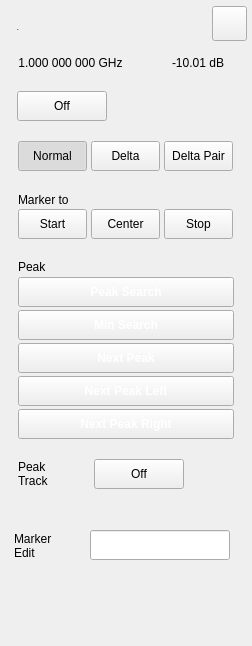
 <widget class="QWidget" name="SA_Dialog_MarkerSingle">
  <property name="geometry">
   <rect>
    <x>0</x>
    <y>0</y>
    <width>252</width>
    <height>646</height>
   </rect>
  </property>
  <property name="windowTitle">
   <string>Form</string>
  </property>
  <property name="statusTip">
   <string/>
  </property>
  <property name="styleSheet">
   <string notr="true">/*******************common**********************/
#widget
{
	background-color:rgba(211,211,211,0.9);
}
#line
{
	background-color:rgba(46,46,46,1);
}
#line_2
{
	background-color:rgb(119,119,119);
}
QPushButton
{
	color:rgb(123, 123, 123);
	border-style:flat;
	font: 75 13px &quot;Arial&quot;;
	font-weight:bold;
}
QPushButton
{
	color:rgb(87, 87, 87);
}
#widget&gt;QLabel
{
	font: 75 13px &quot;Arial&quot;;
	color:rgba(46,46,46,1);
}
#widget&gt;#lblTitle
{	
	font: 75 20px &quot;Arial&quot;;
	color:rgba(46,46,46,1);
	line-height:23px;
	font-weight:bold;
}

#widget&gt;#lblAmpt,
#widget&gt;#lblFreq
{	
	/*font: 75 13px &quot;Arial&quot;;*/
	font: 75 13px &quot;Arial&quot;;
	color:rgba(46,46,46,1);
	font-weight:bold;
}



#widget&gt;#pb_Start:pressed,
#widget&gt;#pb_Normal:checked
{
	color:rgba(87, 87, 87, 1);
	background-image: url(:/sa/image/fre_checked_left.png);
	background-color:transparent;
}
#widget&gt;#pb_Start,
#widget&gt;#pb_Normal
{
	color:rgba(123, 123, 123, 1);
	background-color:transparent;
	background-image: url(:/sa/image/fre_checked_right.png);
}
#widget&gt;#pb_Stop:pressed,
#widget&gt;#pb_Delta_Pair:checked
{
	background-color:transparent;
	background-image: url(:/sa/image/fre_checked_right.png);
	background-position:right;
	color:rgba(87, 87, 87, 1);
}

#widget&gt;#pb_Stop,
#widget&gt;#pb_Delta_Pair
{
	color:rgba(123, 123, 123, 1);
	background-color:transparent;
	background-image: url(:/sa/image/fre_checked_left.png);
	background-position:right;
}

#widget&gt;#pb_Mkr_On,
#widget&gt;#pb_PeakTrack
{
	font: 75 13px &quot;Arial&quot;;
	font-weight:bold;
	background-color:transparent;
	padding:7px 44px 6px 25px;
	color:rgba(87, 87, 87, 1);
	border-image: url(:/sa/image/toggle_on.png);
}

#widget&gt;#pb_Mkr_On:!checked,
#widget&gt;#pb_PeakTrack:!checked
{
	background-color:transparent;
	padding:7px 17px 6px 36px;
	color:rgba(123, 123, 123, 1);
	border-image: url(:/sa/image/toggle_off.png);
}

#widget&gt;#pb_PeakSearch,
#widget&gt;#pb_MinSearch,
#widget&gt;#pb_NextPeak,
#widget&gt;#pb_PeakLeft,
#widget&gt;#pb_PeakRight
{
	font: 75 13px &quot;Arial&quot;;
	color:rgba(255, 255, 255, 1);
	background-image: url(:/sa/image/btn_w216_nor.png);
	text-align:center;
}

#widget&gt;#pb_PeakSearch:pressed,
#widget&gt;#pb_MinSearch:pressed,
#widget&gt;#pb_NextPeak:pressed,
#widget&gt;#pb_PeakLeft:pressed,
#widget&gt;#pb_PeakRight:pressed
{
	
	background-image: url(:/sa/image/btn_w216_click.png);
}


/*******************indoor**********************/
#SA_Dialog_MarkerSingle[status  =  &quot;indoor&quot;] #widget
{
	background-color:rgba(211,211,211,0.9);
}
#SA_Dialog_MarkerSingle[status  =  &quot;indoor&quot;] #line
{
	background-color:rgba(46,46,46,1);
}
#SA_Dialog_MarkerSingle[status  =  &quot;indoor&quot;] #line_2
{
	background-color:rgb(119,119,119);
}
#SA_Dialog_MarkerSingle[status  =  &quot;indoor&quot;] QPushButton
{
	color:rgb(87, 87, 87);;
}

#SA_Dialog_MarkerSingle[status  =  &quot;indoor&quot;] #widget&gt;QLabel
{
	color:rgba(46,46,46,1);
}
#SA_Dialog_MarkerSingle[status  =  &quot;indoor&quot;] #widget&gt;#lblTitle
{	
	color:rgba(46,46,46,1);
}

#SA_Dialog_MarkerSingle[status  =  &quot;indoor&quot;] #widget&gt;#lblAmpt,
#SA_Dialog_MarkerSingle[status  =  &quot;indoor&quot;] #widget&gt;#lblFreq
{	
	color:rgba(46,46,46,1);
}

#SA_Dialog_MarkerSingle[status  =  &quot;indoor&quot;] #pb_close
{
	background-color:rgba(0,0,0,0);
	border-image: url(:/sa/image/btn_close_normal.png);
}
#SA_Dialog_MarkerSingle[status  =  &quot;indoor&quot;] #pb_close:pressed
{
border-image: url(:/sa/image/btn_close_click.png);
}

#SA_Dialog_MarkerSingle[status  =  &quot;indoor&quot;] #widget&gt;#pb_Start:pressed,
#SA_Dialog_MarkerSingle[status  =  &quot;indoor&quot;] #widget&gt;#pb_Normal:checked
{
	color:rgba(87, 87, 87, 1);
	background-image: url(:/sa/image/fre_checked_left.png);
	background-color:transparent;
}
#SA_Dialog_MarkerSingle[status  =  &quot;indoor&quot;] #widget&gt;#pb_Start,
#SA_Dialog_MarkerSingle[status  =  &quot;indoor&quot;] #widget&gt;#pb_Normal
{
	color:rgba(123, 123, 123, 1);
	background-color:transparent;
	background-image: url(:/sa/image/fre_checked_right.png);
}
#SA_Dialog_MarkerSingle[status  =  &quot;indoor&quot;] #widget&gt;#pb_Stop:pressed,
#SA_Dialog_MarkerSingle[status  =  &quot;indoor&quot;] #widget&gt;#pb_Delta_Pair:checked
{
	background-color:transparent;
	background-image: url(:/sa/image/fre_checked_right.png);
	color:rgba(87, 87, 87, 1);
}

#SA_Dialog_MarkerSingle[status  =  &quot;indoor&quot;] #widget&gt;#pb_Stop,
#SA_Dialog_MarkerSingle[status  =  &quot;indoor&quot;] #widget&gt;#pb_Delta_Pair
{
	color:rgba(123, 123, 123, 1);
	background-color:transparent;
	background-image: url(:/sa/image/fre_checked_left.png);
}

#SA_Dialog_MarkerSingle[status  =  &quot;indoor&quot;] #widget&gt;#pb_Mkr_On,
#SA_Dialog_MarkerSingle[status  =  &quot;indoor&quot;] #widget&gt;#pb_PeakTrack
{
	background-color:transparent;
	color:rgba(87, 87, 87, 1);
	border-image: url(:/sa/image/toggle_on.png);
}

#SA_Dialog_MarkerSingle[status  =  &quot;indoor&quot;] #widget&gt;#pb_Mkr_On:!checked,
#SA_Dialog_MarkerSingle[status  =  &quot;indoor&quot;] #widget&gt;#pb_PeakTrack:!checked
{
	background-color:transparent;
	color:rgba(123, 123, 123, 1);
	border-image: url(:/sa/image/toggle_off.png);
}

#SA_Dialog_MarkerSingle[status  =  &quot;indoor&quot;] #widget&gt;#pb_PeakSearch,
#SA_Dialog_MarkerSingle[status  =  &quot;indoor&quot;] #widget&gt;#pb_MinSearch,
#SA_Dialog_MarkerSingle[status  =  &quot;indoor&quot;] #widget&gt;#pb_NextPeak,
#SA_Dialog_MarkerSingle[status  =  &quot;indoor&quot;] #widget&gt;#pb_PeakLeft,
#SA_Dialog_MarkerSingle[status  =  &quot;indoor&quot;] #widget&gt;#pb_PeakRight
{
	color:rgba(255, 255, 255, 1);
	background-image: url(:/sa/image/btn_w216_nor.png);
}


#SA_Dialog_MarkerSingle[status  =  &quot;indoor&quot;] #widget&gt;#pb_PeakSearch:pressed,
#SA_Dialog_MarkerSingle[status  =  &quot;indoor&quot;] #widget&gt;#pb_MinSearch:pressed,
#SA_Dialog_MarkerSingle[status  =  &quot;indoor&quot;] #widget&gt;#pb_NextPeak:pressed,
#SA_Dialog_MarkerSingle[status  =  &quot;indoor&quot;] #widget&gt;#pb_PeakLeft:pressed,
#SA_Dialog_MarkerSingle[status  =  &quot;indoor&quot;] #widget&gt;#pb_PeakRight:pressed
{
	background-image: url(:/sa/image/btn_w216_click.png);
}
#SA_Dialog_MarkerSingle[status  =  &quot;indoor&quot;] #widget&gt;#pb_Delta,
#SA_Dialog_MarkerSingle[status  =  &quot;indoor&quot;] #widget&gt;#pb_Center
{
	font: 75 13px &quot;Arial&quot;;
	font-weight:bold;
	color:rgba(123, 123, 123, 1);
	background-image: url(:/sa/image/btn_peak_nor.png);
}
#SA_Dialog_MarkerSingle[status  =  &quot;indoor&quot;] #widget&gt;#pb_Center:pressed,
#SA_Dialog_MarkerSingle[status  =  &quot;indoor&quot;] #widget&gt;#pb_Delta:checked
{
	color:rgba(87, 87, 87, 1);
	background-image: url(:/sa/image/btn_peak_click.png);
} 


/*******************outdoor**********************/
#SA_Dialog_MarkerSingle[status  =  &quot;outdoor&quot;] #widget
{
		background-color:rgba(211,211,211,0.9);
}
#SA_Dialog_MarkerSingle[status  =  &quot;outdoor&quot;] #line
{
	background-color:rgba(46,46,46,1);
}
#SA_Dialog_MarkerSingle[status  =  &quot;outdoor&quot;] #line_2
{
	background-color:rgb(119,119,119);
}
#SA_Dialog_MarkerSingle[status  =  &quot;outdoor&quot;] QPushButton
{
	color:rgb(87, 87, 87);;
}

#SA_Dialog_MarkerSingle[status  =  &quot;outdoor&quot;] #widget&gt;QLabel
{
	color:rgba(46,46,46,1);
}
#SA_Dialog_MarkerSingle[status  =  &quot;outdoor&quot;] #widget&gt;#lblTitle
{	
	color:rgba(46,46,46,1);
}

#SA_Dialog_MarkerSingle[status  =  &quot;outdoor&quot;] #widget&gt;#lblAmpt,
#SA_Dialog_MarkerSingle[status  =  &quot;outdoor&quot;] #widget&gt;#lblFreq
{	
	color:rgba(46,46,46,1);
}

#SA_Dialog_MarkerSingle[status  =  &quot;outdoor&quot;] #pb_close
{
	background-color:rgba(0,0,0,0);
	border-image: url(:/sa/image/btn_close_normal.png);
}
#SA_Dialog_MarkerSingle[status  =  &quot;outdoor&quot;] #pb_close:pressed
{
border-image: url(:/sa/image/btn_close_click.png);
}

#SA_Dialog_MarkerSingle[status  =  &quot;outdoor&quot;] #widget&gt;#pb_Start:pressed,
#SA_Dialog_MarkerSingle[status  =  &quot;outdoor&quot;] #widget&gt;#pb_Normal:checked
{
	color:rgba(87, 87, 87, 1);
	background-image: url(:/sa/image/fre_checked_left.png);
	background-color:transparent;
}
#SA_Dialog_MarkerSingle[status  =  &quot;outdoor&quot;] #widget&gt;#pb_Start,
#SA_Dialog_MarkerSingle[status  =  &quot;outdoor&quot;] #widget&gt;#pb_Normal
{
	color:rgba(123, 123, 123, 1);
	background-color:transparent;
	background-image: url(:/sa/image/fre_checked_right.png);
}
#SA_Dialog_MarkerSingle[status  =  &quot;outdoor&quot;] #widget&gt;#pb_Stop:pressed,
#SA_Dialog_MarkerSingle[status  =  &quot;outdoor&quot;] #widget&gt;#pb_Delta_Pair:checked
{
	background-color:transparent;
	background-image: url(:/sa/image/fre_checked_right.png);
	color:rgba(87, 87, 87, 1);
}

#SA_Dialog_MarkerSingle[status  =  &quot;outdoor&quot;] #widget&gt;#pb_Stop,
#SA_Dialog_MarkerSingle[status  =  &quot;outdoor&quot;] #widget&gt;#pb_Delta_Pair
{
	color:rgba(123, 123, 123, 1);
	background-color:transparent;
	background-image: url(:/sa/image/fre_checked_left.png);
}

#SA_Dialog_MarkerSingle[status  =  &quot;outdoor&quot;] #widget&gt;#pb_Mkr_On,
#SA_Dialog_MarkerSingle[status  =  &quot;outdoor&quot;] #widget&gt;#pb_PeakTrack
{
	background-color:transparent;
	color:rgba(87, 87, 87, 1);
	border-image: url(:/sa/image/toggle_on.png);
}

#SA_Dialog_MarkerSingle[status  =  &quot;outdoor&quot;] #widget&gt;#pb_Mkr_On:!checked,
#SA_Dialog_MarkerSingle[status  =  &quot;outdoor&quot;] #widget&gt;#pb_PeakTrack:!checked
{
	background-color:transparent;
	color:rgba(123, 123, 123, 1);
	border-image: url(:/sa/image/toggle_off.png);
}

#SA_Dialog_MarkerSingle[status  =  &quot;outdoor&quot;] #widget&gt;#pb_PeakSearch,
#SA_Dialog_MarkerSingle[status  =  &quot;outdoor&quot;] #widget&gt;#pb_MinSearch,
#SA_Dialog_MarkerSingle[status  =  &quot;outdoor&quot;] #widget&gt;#pb_NextPeak,
#SA_Dialog_MarkerSingle[status  =  &quot;outdoor&quot;] #widget&gt;#pb_PeakLeft,
#SA_Dialog_MarkerSingle[status  =  &quot;outdoor&quot;] #widget&gt;#pb_PeakRight
{
	color:rgba(255, 255, 255, 1);
	background-image: url(:/sa/image/btn_w216_nor.png);
}

#SA_Dialog_MarkerSingle[status  =  &quot;outdoor&quot;] #widget&gt;#pb_PeakSearch:pressed,
#SA_Dialog_MarkerSingle[status  =  &quot;outdoor&quot;] #widget&gt;#pb_MinSearch:pressed,
#SA_Dialog_MarkerSingle[status  =  &quot;outdoor&quot;] #widget&gt;#pb_NextPeak:pressed,
#SA_Dialog_MarkerSingle[status  =  &quot;outdoor&quot;] #widget&gt;#pb_PeakLeft:pressed,
#SA_Dialog_MarkerSingle[status  =  &quot;outdoor&quot;] #widget&gt;#pb_PeakRight:pressed
{
	background-image: url(:/sa/image/btn_w216_click.png);
}

#SA_Dialog_MarkerSingle[status  =  &quot;outdoor&quot;] #widget&gt;#pb_Delta,
#SA_Dialog_MarkerSingle[status  =  &quot;outdoor&quot;] #widget&gt;#pb_Center
{
	font: 75 13px &quot;Arial&quot;;
	font-weight:bold;
	color:rgba(123, 123, 123, 1);
	background-image: url(:/sa/image/btn_peak_nor.png);
}
#SA_Dialog_MarkerSingle[status  =  &quot;outdoor&quot;] #widget&gt;#pb_Center:pressed,
#SA_Dialog_MarkerSingle[status  =  &quot;outdoor&quot;] #widget&gt;#pb_Delta:checked
{
	color:rgba(87, 87, 87, 1);
	background-image: url(:/sa/image/btn_peak_click.png);
} 

/*******************night**********************/
#SA_Dialog_MarkerSingle[status  =  &quot;night&quot;] #widget
{
	background-color:rgba(208,182,139,0.9);
}
#SA_Dialog_MarkerSingle[status  =  &quot;night&quot;] #line
{
	background-color:rgba(46,46,46,1);
}
#SA_Dialog_MarkerSingle[status  =  &quot;night&quot;] #line_2
{
	background-color:rgb(119,119,119);
}
#SA_Dialog_MarkerSingle[status  =  &quot;night&quot;] QPushButton
{
	color:rgb(87, 87, 87);;
}

#SA_Dialog_MarkerSingle[status  =  &quot;night&quot;] #widget&gt;QLabel
{
	color:rgba(46,46,46,1);
}
#SA_Dialog_MarkerSingle[status  =  &quot;night&quot;] #widget&gt;#lblTitle
{	
	color:rgba(46,46,46,1);
}

#SA_Dialog_MarkerSingle[status  =  &quot;night&quot;] #widget&gt;#lblAmpt,
#SA_Dialog_MarkerSingle[status  =  &quot;night&quot;] #widget&gt;#lblFreq
{	
	color:rgba(46,46,46,1);
}

#SA_Dialog_MarkerSingle[status  =  &quot;night&quot;] #pb_close
{
	background-color:rgba(0,0,0,0);
	border-image: url(:/sa/image/night/btn_close_normal.png);
}
#SA_Dialog_MarkerSingle[status  =  &quot;night&quot;] #pb_close:pressed
{
	border-image: url(:/sa/image/night/btn_close_click.png);
}

#SA_Dialog_MarkerSingle[status  =  &quot;night&quot;] #widget&gt;#pb_Start:pressed,
#SA_Dialog_MarkerSingle[status  =  &quot;night&quot;] #widget&gt;#pb_Normal:checked
{
	color:rgba(87, 87, 87, 1);
	background-image: url(:/sa/image/night/btn_left_click.png);
	background-color:transparent;
}
#SA_Dialog_MarkerSingle[status  =  &quot;night&quot;] #widget&gt;#pb_Start,
#SA_Dialog_MarkerSingle[status  =  &quot;night&quot;] #widget&gt;#pb_Normal
{
	color:rgba(123, 123, 123, 1);
	background-color:transparent;
	background-image: url(:/sa/image/night/btn_left_nor.png);
}
#SA_Dialog_MarkerSingle[status  =  &quot;night&quot;] #widget&gt;#pb_Stop:pressed,
#SA_Dialog_MarkerSingle[status  =  &quot;night&quot;] #widget&gt;#pb_Delta_Pair:checked
{
	background-color:transparent;
	background-image:url(:/sa/image/night/btn_right_click.png);
	color:rgba(87, 87, 87, 1);
}

#SA_Dialog_MarkerSingle[status  =  &quot;night&quot;] #widget&gt;#pb_Stop,
#SA_Dialog_MarkerSingle[status  =  &quot;night&quot;] #widget&gt;#pb_Delta_Pair
{
	color:rgba(123, 123, 123, 1);
	background-color:transparent;
	background-image: url(:/sa/image/night/btn_right_nor.png);
}

#SA_Dialog_MarkerSingle[status  =  &quot;night&quot;] #widget&gt;#pb_Mkr_On,
#SA_Dialog_MarkerSingle[status  =  &quot;night&quot;] #widget&gt;#pb_PeakTrack
{
	background-color:transparent;
	color:rgba(87, 87, 87, 1);
	border-image: url(:/sa/image/night/toggle_on.png);
}

#SA_Dialog_MarkerSingle[status  =  &quot;night&quot;] #widget&gt;#pb_Mkr_On:!checked,
#SA_Dialog_MarkerSingle[status  =  &quot;night&quot;] #widget&gt;#pb_PeakTrack:!checked
{
	background-color:transparent;
	color:rgba(121,106,80,1);
	border-image: url(:/sa/image/night/toggle_off.png);
}

#SA_Dialog_MarkerSingle[status  =  &quot;night&quot;] #widget&gt;#pb_PeakSearch,
#SA_Dialog_MarkerSingle[status  =  &quot;night&quot;] #widget&gt;#pb_MinSearch,
#SA_Dialog_MarkerSingle[status  =  &quot;night&quot;] #widget&gt;#pb_NextPeak,
#SA_Dialog_MarkerSingle[status  =  &quot;night&quot;] #widget&gt;#pb_PeakLeft,
#SA_Dialog_MarkerSingle[status  =  &quot;night&quot;] #widget&gt;#pb_PeakRight
{
	color:rgba(255, 255, 255, 1);
	background-image: url(:/sa/image/btn_w216_nor.png);
}

#SA_Dialog_MarkerSingle[status  =  &quot;night&quot;] #widget&gt;#pb_PeakSearch:pressed,
#SA_Dialog_MarkerSingle[status  =  &quot;night&quot;] #widget&gt;#pb_MinSearch:pressed,
#SA_Dialog_MarkerSingle[status  =  &quot;night&quot;] #widget&gt;#pb_NextPeak:pressed,
#SA_Dialog_MarkerSingle[status  =  &quot;night&quot;] #widget&gt;#pb_PeakLeft:pressed,
#SA_Dialog_MarkerSingle[status  =  &quot;night&quot;] #widget&gt;#pb_PeakRight:pressed
{
	background-image: url(:/sa/image/btn_w216_click.png);
}
#SA_Dialog_MarkerSingle[status  =  &quot;night&quot;] #widget&gt;#pb_Delta,
#SA_Dialog_MarkerSingle[status  =  &quot;night&quot;] #widget&gt;#pb_Center
{
	font: 75 13px &quot;Arial&quot;;
	font-weight:bold;
	color:rgba(123, 123, 123, 1);
	background-image: url(:/sa/image/night/btn_center_nor.png);
}
#SA_Dialog_MarkerSingle[status  =  &quot;night&quot;] #widget&gt;#pb_Center:pressed,
#SA_Dialog_MarkerSingle[status  =  &quot;night&quot;] #widget&gt;#pb_Delta:checked
{
	color:rgba(87, 87, 87, 1);
	background-image: url(:/sa/image/night/btn_center_click.png);	
	
} 
</string>
  </property>
  <property name="status" stdset="0">
   <string>night</string>
  </property>
  <widget class="QWidget" name="widget" native="true">
   <property name="geometry">
    <rect>
     <x>0</x>
     <y>0</y>
     <width>252</width>
     <height>646</height>
    </rect>
   </property>
   <widget class="QLabel" name="lblFreq">
    <property name="geometry">
     <rect>
      <x>5</x>
      <y>54</y>
      <width>131</width>
      <height>17</height>
     </rect>
    </property>
    <property name="layoutDirection">
     <enum>Qt::LeftToRight</enum>
    </property>
    <property name="text">
     <string>1.000 000 000 GHz</string>
    </property>
    <property name="alignment">
     <set>Qt::AlignCenter</set>
    </property>
   </widget>
   <widget class="QPushButton" name="pb_PeakSearch">
    <property name="geometry">
     <rect>
      <x>18</x>
      <y>277</y>
      <width>216</width>
      <height>30</height>
     </rect>
    </property>
    <property name="styleSheet">
     <string notr="true">/*******************common**********************/
QPushButton
{
	font: 75 13px &quot;Arial&quot;;
	font-weight:bold;
	color:rgba(255, 255, 255, 1);
	background-image: url(:/sa/image/btn_w216_nor.png);
	text-align:center;
}

QPushButton:pressed
{
	
	background-image: url(:/sa/image/btn_w216_click.png);
}
/*******************indoor**********************/
#SA_Dialog_MarkerSingle[status  =  &quot;indoor&quot;] QPushButton
{
	color:rgba(255, 255, 255, 1);
	background-image: url(:/sa/image/btn_w216_nor.png);
}

#SA_Dialog_MarkerSingle[status  =  &quot;indoor&quot;] QPushButton:pressed
{
	background-image: url(:/sa/image/btn_w216_click.png);
}

/*******************outdoor**********************/
#SA_Dialog_MarkerSingle[status  =  &quot;outdoor&quot;] QPushButton
{
	color:rgba(0, 0, 0, 1);
	border-image: url(:/sa/image/outdoor/btn_w70_normal.png);
}

#SA_Dialog_MarkerSingle[status  =  &quot;outdoor&quot;] QPushButton:pressed
{
	border-image: url(:/sa/image/outdoor/btn_w216_click.png);
}

/*******************night**********************/
#SA_Dialog_MarkerSingle[status  =  &quot;night&quot;] QPushButton
{
	color: #FBDBA7;
	border-image: url(:/sa/image/btn_w216_nor.png);
}

#SA_Dialog_MarkerSingle[status  =  &quot;night&quot;] QPushButton:pressed
{	
	color:rgba(252, 220, 168, 1);
	border-image: url(:/sa/image/night/btn_w216_click.png);
}</string>
    </property>
    <property name="text">
     <string>Peak Search</string>
    </property>
    <property name="shortcut">
     <string/>
    </property>
   </widget>
   <widget class="QPushButton" name="pb_Delta">
    <property name="geometry">
     <rect>
      <x>91</x>
      <y>141</y>
      <width>69</width>
      <height>30</height>
     </rect>
    </property>
    <property name="text">
     <string>Delta</string>
    </property>
    <property name="checkable">
     <bool>true</bool>
    </property>
    <attribute name="buttonGroup">
     <string notr="true">MkrTypeGroup</string>
    </attribute>
   </widget>
   <widget class="QPushButton" name="pb_Start">
    <property name="geometry">
     <rect>
      <x>18</x>
      <y>209</y>
      <width>69</width>
      <height>30</height>
     </rect>
    </property>
    <property name="text">
     <string>Start</string>
    </property>
   </widget>
   <widget class="Line" name="line_2">
    <property name="geometry">
     <rect>
      <x>140</x>
      <y>54</y>
      <width>2</width>
      <height>16</height>
     </rect>
    </property>
    <property name="lineWidth">
     <number>0</number>
    </property>
    <property name="midLineWidth">
     <number>0</number>
    </property>
    <property name="orientation">
     <enum>Qt::Vertical</enum>
    </property>
   </widget>
   <widget class="QPushButton" name="pb_Normal">
    <property name="geometry">
     <rect>
      <x>18</x>
      <y>141</y>
      <width>69</width>
      <height>30</height>
     </rect>
    </property>
    <property name="styleSheet">
     <string notr="true"/>
    </property>
    <property name="text">
     <string>Normal</string>
    </property>
    <property name="checkable">
     <bool>true</bool>
    </property>
    <property name="checked">
     <bool>true</bool>
    </property>
    <attribute name="buttonGroup">
     <string notr="true">MkrTypeGroup</string>
    </attribute>
   </widget>
   <widget class="QPushButton" name="pb_Stop">
    <property name="geometry">
     <rect>
      <x>164</x>
      <y>209</y>
      <width>69</width>
      <height>30</height>
     </rect>
    </property>
    <property name="text">
     <string>Stop</string>
    </property>
   </widget>
   <widget class="QPushButton" name="pb_close">
    <property name="geometry">
     <rect>
      <x>212</x>
      <y>6</y>
      <width>35</width>
      <height>35</height>
     </rect>
    </property>
    <property name="text">
     <string/>
    </property>
   </widget>
   <widget class="QPushButton" name="pb_NextPeak">
    <property name="geometry">
     <rect>
      <x>18</x>
      <y>343</y>
      <width>216</width>
      <height>30</height>
     </rect>
    </property>
    <property name="styleSheet">
     <string notr="true">/*******************common**********************/
QPushButton
{
	font: 75 13px &quot;Arial&quot;;
	font-weight:bold;
	color:rgba(255, 255, 255, 1);
	background-image: url(:/sa/image/btn_w216_nor.png);
	text-align:center;
}

QPushButton:pressed
{
	
	background-image: url(:/sa/image/btn_w216_click.png);
}
/*******************indoor**********************/
#SA_Dialog_MarkerSingle[status  =  &quot;indoor&quot;] QPushButton
{
	color:rgba(255, 255, 255, 1);
	background-image: url(:/sa/image/btn_w216_nor.png);
}

#SA_Dialog_MarkerSingle[status  =  &quot;indoor&quot;] QPushButton:pressed
{
	background-image: url(:/sa/image/btn_w216_click.png);
}

/*******************outdoor**********************/
#SA_Dialog_MarkerSingle[status  =  &quot;outdoor&quot;] QPushButton
{
	color:rgba(0, 0, 0, 1);
	border-image: url(:/sa/image/outdoor/btn_w70_normal.png);
}

#SA_Dialog_MarkerSingle[status  =  &quot;outdoor&quot;] QPushButton:pressed
{
	border-image: url(:/sa/image/outdoor/btn_w216_click.png);
}

/*******************night**********************/
#SA_Dialog_MarkerSingle[status  =  &quot;night&quot;] QPushButton
{
	color: #FBDBA7;
	border-image: url(:/sa/image/btn_w216_nor.png);
}

#SA_Dialog_MarkerSingle[status  =  &quot;night&quot;] QPushButton:pressed
{
	color:rgba(252, 220, 168, 1);
	border-image: url(:/sa/image/night/btn_w216_click.png);
}</string>
    </property>
    <property name="text">
     <string>Next Peak</string>
    </property>
   </widget>
   <widget class="QLabel" name="lblTitle">
    <property name="geometry">
     <rect>
      <x>17</x>
      <y>19</y>
      <width>61</width>
      <height>22</height>
     </rect>
    </property>
    <property name="font">
     <font>
      <family>Arial</family>
      <pointsize>-1</pointsize>
      <weight>75</weight>
      <italic>false</italic>
      <bold>true</bold>
     </font>
    </property>
    <property name="text">
     <string>M2</string>
    </property>
   </widget>
   <widget class="Line" name="line">
    <property name="geometry">
     <rect>
      <x>18</x>
      <y>46</y>
      <width>212</width>
      <height>2</height>
     </rect>
    </property>
    <property name="lineWidth">
     <number>0</number>
    </property>
    <property name="midLineWidth">
     <number>0</number>
    </property>
    <property name="orientation">
     <enum>Qt::Horizontal</enum>
    </property>
   </widget>
   <widget class="QPushButton" name="pb_MinSearch">
    <property name="geometry">
     <rect>
      <x>18</x>
      <y>310</y>
      <width>216</width>
      <height>30</height>
     </rect>
    </property>
    <property name="styleSheet">
     <string notr="true">/*******************common**********************/
QPushButton
{
	font: 75 13px &quot;Arial&quot;;
	font-weight:bold;
	color:rgba(255, 255, 255, 1);
	background-image: url(:/sa/image/btn_w216_nor.png);
	text-align:center;
}

QPushButton:pressed
{
	
	background-image: url(:/sa/image/btn_w216_click.png);
}
/*******************indoor**********************/
#SA_Dialog_MarkerSingle[status  =  &quot;indoor&quot;] QPushButton
{
	color:rgba(255, 255, 255, 1);
	background-image: url(:/sa/image/btn_w216_nor.png);
}

#SA_Dialog_MarkerSingle[status  =  &quot;indoor&quot;] QPushButton:pressed
{
	background-image: url(:/sa/image/btn_w216_click.png);
}

/*******************outdoor**********************/
#SA_Dialog_MarkerSingle[status  =  &quot;outdoor&quot;] QPushButton
{
	color:rgba(0, 0, 0, 1);
	border-image: url(:/sa/image/outdoor/btn_w70_normal.png);
}

#SA_Dialog_MarkerSingle[status  =  &quot;outdoor&quot;] QPushButton:pressed
{
	border-image: url(:/sa/image/outdoor/btn_w216_click.png);
}

/*******************night**********************/
#SA_Dialog_MarkerSingle[status  =  &quot;night&quot;] QPushButton
{
	color: #FBDBA7;
	border-image: url(:/sa/image/btn_w216_nor.png);
}

#SA_Dialog_MarkerSingle[status  =  &quot;night&quot;] QPushButton:pressed
{
	color:rgba(252, 220, 168, 1);
	border-image: url(:/sa/image/night/btn_w216_click.png);
}</string>
    </property>
    <property name="text">
     <string>Min Search</string>
    </property>
    <property name="shortcut">
     <string/>
    </property>
   </widget>
   <widget class="QPushButton" name="pb_PeakLeft">
    <property name="geometry">
     <rect>
      <x>18</x>
      <y>376</y>
      <width>216</width>
      <height>30</height>
     </rect>
    </property>
    <property name="styleSheet">
     <string notr="true">/*******************common**********************/
QPushButton
{
	font: 75 13px &quot;Arial&quot;;
	font-weight:bold;
	color:rgba(255, 255, 255, 1);
	background-image: url(:/sa/image/btn_w216_nor.png);
	text-align:center;
}

QPushButton:pressed
{
	
	background-image: url(:/sa/image/btn_w216_click.png);
}
/*******************indoor**********************/
#SA_Dialog_MarkerSingle[status  =  &quot;indoor&quot;] QPushButton
{
	color:rgba(255, 255, 255, 1);
	background-image: url(:/sa/image/btn_w216_nor.png);
}

#SA_Dialog_MarkerSingle[status  =  &quot;indoor&quot;] QPushButton:pressed
{
	background-image: url(:/sa/image/btn_w216_click.png);
}

/*******************outdoor**********************/
#SA_Dialog_MarkerSingle[status  =  &quot;outdoor&quot;] QPushButton
{
	color:rgba(0, 0, 0, 1);
	border-image: url(:/sa/image/outdoor/btn_w70_normal.png);
}

#SA_Dialog_MarkerSingle[status  =  &quot;outdoor&quot;] QPushButton:pressed
{
	border-image: url(:/sa/image/outdoor/btn_w216_click.png);
}

/*******************night**********************/
#SA_Dialog_MarkerSingle[status  =  &quot;night&quot;] QPushButton
{
	color: #FBDBA7;
	border-image: url(:/sa/image/btn_w216_nor.png);
}

#SA_Dialog_MarkerSingle[status  =  &quot;night&quot;] QPushButton:pressed
{	
	color:rgba(252, 220, 168, 1);
	border-image: url(:/sa/image/night/btn_w216_click.png);
}</string>
    </property>
    <property name="text">
     <string>Next Peak Left</string>
    </property>
   </widget>
   <widget class="QLabel" name="lblAmpt">
    <property name="geometry">
     <rect>
      <x>148</x>
      <y>53</y>
      <width>100</width>
      <height>20</height>
     </rect>
    </property>
    <property name="text">
     <string>-10.01 dB</string>
    </property>
    <property name="alignment">
     <set>Qt::AlignCenter</set>
    </property>
   </widget>
   <widget class="QPushButton" name="pb_Center">
    <property name="geometry">
     <rect>
      <x>91</x>
      <y>209</y>
      <width>69</width>
      <height>30</height>
     </rect>
    </property>
    <property name="text">
     <string>Center</string>
    </property>
   </widget>
   <widget class="QPushButton" name="pb_PeakRight">
    <property name="geometry">
     <rect>
      <x>18</x>
      <y>409</y>
      <width>216</width>
      <height>30</height>
     </rect>
    </property>
    <property name="styleSheet">
     <string notr="true">/*******************common**********************/
QPushButton
{
	font: 75 13px &quot;Arial&quot;;
	font-weight:bold;
	color:rgba(255, 255, 255, 1);
	background-image: url(:/sa/image/btn_w216_nor.png);
	text-align:center;
}

QPushButton:pressed
{
	
	background-image: url(:/sa/image/btn_w216_click.png);
}
/*******************indoor**********************/
#SA_Dialog_MarkerSingle[status  =  &quot;indoor&quot;] QPushButton
{
	color:rgba(255, 255, 255, 1);
	background-image: url(:/sa/image/btn_w216_nor.png);
}

#SA_Dialog_MarkerSingle[status  =  &quot;indoor&quot;] QPushButton:pressed
{
	background-image: url(:/sa/image/btn_w216_click.png);
}

/*******************outdoor**********************/
#SA_Dialog_MarkerSingle[status  =  &quot;outdoor&quot;] QPushButton
{
	color:rgba(0, 0, 0, 1);
	border-image: url(:/sa/image/outdoor/btn_w70_normal.png);
}

#SA_Dialog_MarkerSingle[status  =  &quot;outdoor&quot;] QPushButton:pressed
{
	border-image: url(:/sa/image/outdoor/btn_w216_click.png);
}

/*******************night**********************/
#SA_Dialog_MarkerSingle[status  =  &quot;night&quot;] QPushButton
{
	color: #FBDBA7;
	border-image: url(:/sa/image/btn_w216_nor.png);
}

#SA_Dialog_MarkerSingle[status  =  &quot;night&quot;] QPushButton:pressed
{
	color:rgba(252, 220, 168, 1);
	border-image: url(:/sa/image/night/btn_w216_click.png);
}</string>
    </property>
    <property name="text">
     <string>Next Peak Right</string>
    </property>
    <property name="shortcut">
     <string/>
    </property>
   </widget>
   <widget class="QLabel" name="lblPeak">
    <property name="geometry">
     <rect>
      <x>18</x>
      <y>259</y>
      <width>67</width>
      <height>15</height>
     </rect>
    </property>
    <property name="text">
     <string>Peak</string>
    </property>
   </widget>
   <widget class="QLabel" name="lblMarkerTo">
    <property name="geometry">
     <rect>
      <x>18</x>
      <y>191</y>
      <width>75</width>
      <height>17</height>
     </rect>
    </property>
    <property name="text">
     <string>Marker to</string>
    </property>
   </widget>
   <widget class="QPushButton" name="pb_Delta_Pair">
    <property name="geometry">
     <rect>
      <x>164</x>
      <y>141</y>
      <width>69</width>
      <height>30</height>
     </rect>
    </property>
    <property name="text">
     <string>Delta Pair</string>
    </property>
    <property name="checkable">
     <bool>true</bool>
    </property>
    <attribute name="buttonGroup">
     <string notr="true">MkrTypeGroup</string>
    </attribute>
   </widget>
   <widget class="QPushButton" name="pb_Mkr_On">
    <property name="geometry">
     <rect>
      <x>17</x>
      <y>91</y>
      <width>90</width>
      <height>30</height>
     </rect>
    </property>
    <property name="text">
     <string>Off</string>
    </property>
    <property name="checkable">
     <bool>true</bool>
    </property>
   </widget>
   <widget class="QPushButton" name="pb_PeakTrack">
    <property name="geometry">
     <rect>
      <x>94</x>
      <y>459</y>
      <width>90</width>
      <height>30</height>
     </rect>
    </property>
    <property name="focusPolicy">
     <enum>Qt::NoFocus</enum>
    </property>
    <property name="styleSheet">
     <string notr="true"/>
    </property>
    <property name="text">
     <string>Off</string>
    </property>
    <property name="checkable">
     <bool>true</bool>
    </property>
   </widget>
   <widget class="QLabel" name="lblPeakTrack">
    <property name="geometry">
     <rect>
      <x>18</x>
      <y>459</y>
      <width>71</width>
      <height>30</height>
     </rect>
    </property>
    <property name="text">
     <string>Peak
Track</string>
    </property>
   </widget>
   <widget class="SA_LineEdit" name="edit_MkrFreq">
    <property name="geometry">
     <rect>
      <x>90</x>
      <y>530</y>
      <width>140</width>
      <height>30</height>
     </rect>
    </property>
    <property name="styleSheet">
     <string notr="true">SA_LineEdit
{
	color:rgba(162, 115, 0,1);
	font: 75 12px &quot;Arial&quot;;
	font-weight:bold;
	outline: none;
	border:2px solid rgba(162,115,0,1);
	padding:6px 6px 5px 8px ;
}
</string>
    </property>
    <property name="readOnly">
     <bool>true</bool>
    </property>
   </widget>
   <widget class="QLabel" name="lblMkrEdit">
    <property name="geometry">
     <rect>
      <x>14</x>
      <y>530</y>
      <width>71</width>
      <height>31</height>
     </rect>
    </property>
    <property name="text">
     <string>Marker
Edit</string>
    </property>
   </widget>
  </widget>
 </widget>
